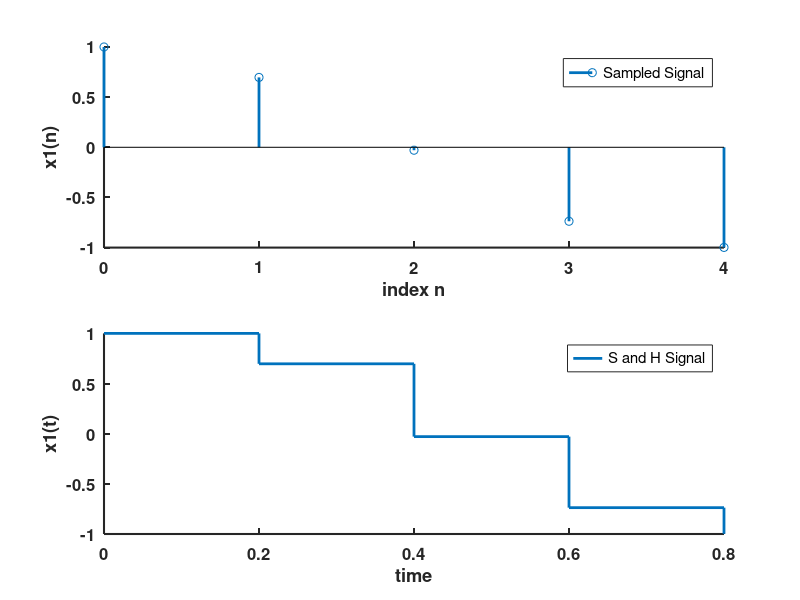

Recreate this plot in MATLAB.
clc
clear all
close all
%%
N = 100;
a = 0.5;
nvec = 0:N-1;
tvec = nvec/N;
% w = -2*pi:0.01:2*pi;
% xn = zeros(size(nvec));
%  xn = zeros(size(nvec));
 xt = cos(4*tvec);
% xn = sin(nvec);
%  [Xw] = dtft(xn,nvec,w);
figure(1);
% subplot(221)
% plot(tvec,xt,'LineWidth',2);
% set(gca,'Box','off',...,
%         'FontSize',12,...,
%         'FontWeight','bold',...,
%         'LineWidth',1.5,...,
%         'FontName','Helvetica',...,
%         'Color',[0.95 0.95 0.95],...,
%         'XGrid','off',...,
%         'YGrid','off');
%     xlabel('time');
%     ylabel('xa(t)');
%     legend('Original Signal');
%sampling 
nvec2 = tvec(1:20:length(tvec));
for i=1:length(nvec2)
xn(i) = xt(tvec == nvec2(i));
end
subplot(211)
Ln = length(nvec2);
nvec2_inx = 0:(Ln-1);
stem(nvec2_inx,xn,'LineWidth',2);
set(gca,'Box','off',...,
        'FontSize',12,...,
        'FontWeight','bold',...,
        'LineWidth',1.5,...,
        'FontName','Helvetica',...,
        'Color',[0.95 0.95 0.95],...,
        'XGrid','off',...,
        'YGrid','off');
    xlabel('index n');
    ylabel('x1(n)');
 legend('Sampled Signal');
subplot(212) 
stairs(nvec2,xn,'LineWidth',2);
set(gca,'Box','off',...,
        'FontSize',12,...,
        'FontWeight','bold',...,
        'LineWidth',1.5,...,
        'FontName','Helvetica',...,
        'Color',[0.95 0.95 0.95],...,
        'XGrid','off',...,
        'YGrid','off');
    xlabel('time');
    ylabel('x1(t)');
 legend('S and H Signal');
%  
%  nvec3 = tvec(1:10:length(tvec));
% for i=1:length(nvec3)
% xn3(i) = xt(tvec == nvec3(i));
% end
% subplot(223)
% Ln = length(nvec3);
% nvec3_inx = 0:(Ln-1);
% stem(nvec3_inx,xn3,'LineWidth',2);
% set(gca,'Box','off',...,
%         'FontSize',12,...,
%         'FontWeight','bold',...,
%         'LineWidth',1.5,...,
%         'FontName','Helvetica',...,
%         'Color',[0.95 0.95 0.95],...,
%         'XGrid','off',...,
%         'YGrid','off');
%     xlabel('index n');
%     ylabel('x2(n)');
%  legend('Sampled Signal 2');
% %--------------------------------------------------------------------------
%  nvec4 = tvec(1:length(tvec));
% for i=1:length(nvec4)
% x4n(i) = xt(tvec == nvec4(i));
% end
% subplot(224)
% Ln = length(nvec4);
% nvec4_inx = 0:(Ln-1);
% plot(nvec4_inx,x4n,'o','LineWidth',2);
% set(gca,'Box','off',...,
%         'FontSize',12,...,
%         'FontWeight','bold',...,
%         'LineWidth',1.5,...,
%         'FontName','Helvetica',...,
%         'Color',[0.95 0.95 0.95],...,
%         'XGrid','off',...,
%         'YGrid','off');
%     xlabel('index n');
%     ylabel('x3(n)');
%  legend('Sampled Signal 3');    
